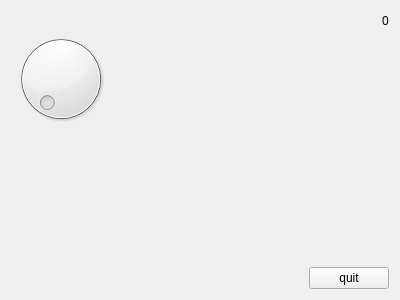
<?xml version="1.0" encoding="UTF-8"?>
<ui version="4.0">
 <class>MyForm</class>
 <widget class="QWidget" name="MyForm">
  <property name="geometry">
   <rect>
    <x>0</x>
    <y>0</y>
    <width>400</width>
    <height>300</height>
   </rect>
  </property>
  <property name="windowTitle">
   <string>Form</string>
  </property>
  <layout class="QGridLayout" name="gridLayout">
   <item row="0" column="0">
    <layout class="QHBoxLayout" name="horizontalLayout_2">
     <item>
      <widget class="QDial" name="dial">
       <property name="minimum">
        <number>1</number>
       </property>
       <property name="maximum">
        <number>50</number>
       </property>
      </widget>
     </item>
     <item>
      <layout class="QVBoxLayout" name="verticalLayout">
       <item>
        <layout class="QHBoxLayout" name="horizontalLayout">
         <item>
          <spacer name="horizontalSpacer">
           <property name="orientation">
            <enum>Qt::Horizontal</enum>
           </property>
           <property name="sizeHint" stdset="0">
            <size>
             <width>40</width>
             <height>20</height>
            </size>
           </property>
          </spacer>
         </item>
         <item>
          <widget class="QLabel" name="label">
           <property name="styleSheet">
            <string notr="true"/>
           </property>
           <property name="text">
            <string>0</string>
           </property>
          </widget>
         </item>
        </layout>
       </item>
       <item>
        <spacer name="verticalSpacer">
         <property name="orientation">
          <enum>Qt::Vertical</enum>
         </property>
         <property name="sizeHint" stdset="0">
          <size>
           <width>20</width>
           <height>40</height>
          </size>
         </property>
        </spacer>
       </item>
      </layout>
     </item>
    </layout>
   </item>
   <item row="1" column="0">
    <layout class="QVBoxLayout" name="verticalLayout_2">
     <item>
      <spacer name="verticalSpacer_2">
       <property name="orientation">
        <enum>Qt::Vertical</enum>
       </property>
       <property name="sizeHint" stdset="0">
        <size>
         <width>20</width>
         <height>40</height>
        </size>
       </property>
      </spacer>
     </item>
     <item>
      <layout class="QHBoxLayout" name="horizontalLayout_3">
       <item>
        <spacer name="horizontalSpacer_2">
         <property name="orientation">
          <enum>Qt::Horizontal</enum>
         </property>
         <property name="sizeHint" stdset="0">
          <size>
           <width>40</width>
           <height>20</height>
          </size>
         </property>
        </spacer>
       </item>
       <item>
        <widget class="QPushButton" name="pushButton">
         <property name="text">
          <string>quit</string>
         </property>
        </widget>
       </item>
      </layout>
     </item>
    </layout>
   </item>
  </layout>
 </widget>
 <resources/>
 <connections>
  <connection>
   <sender>pushButton</sender>
   <signal>clicked()</signal>
   <receiver>MyForm</receiver>
   <slot>close()</slot>
   <hints>
    <hint type="sourcelabel">
     <x>310</x>
     <y>271</y>
    </hint>
    <hint type="destinationlabel">
     <x>236</x>
     <y>259</y>
    </hint>
   </hints>
  </connection>
  <connection>
   <sender>dial</sender>
   <signal>sliderMoved(int)</signal>
   <receiver>label</receiver>
   <slot>setNum(int)</slot>
   <hints>
    <hint type="sourcelabel">
     <x>57</x>
     <y>201</y>
    </hint>
    <hint type="destinationlabel">
     <x>165</x>
     <y>69</y>
    </hint>
   </hints>
  </connection>
  <connection>
   <sender>dial</sender>
   <signal>sliderMoved(int)</signal>
   <receiver>label</receiver>
   <slot>show()</slot>
   <hints>
    <hint type="sourcelabel">
     <x>120</x>
     <y>181</y>
    </hint>
    <hint type="destinationlabel">
     <x>190</x>
     <y>115</y>
    </hint>
   </hints>
  </connection>
  <connection>
   <sender>dial</sender>
   <signal>sliderReleased()</signal>
   <receiver>label</receiver>
   <slot>hide()</slot>
   <hints>
    <hint type="sourcelabel">
     <x>107</x>
     <y>216</y>
    </hint>
    <hint type="destinationlabel">
     <x>242</x>
     <y>99</y>
    </hint>
   </hints>
  </connection>
 </connections>
</ui>
